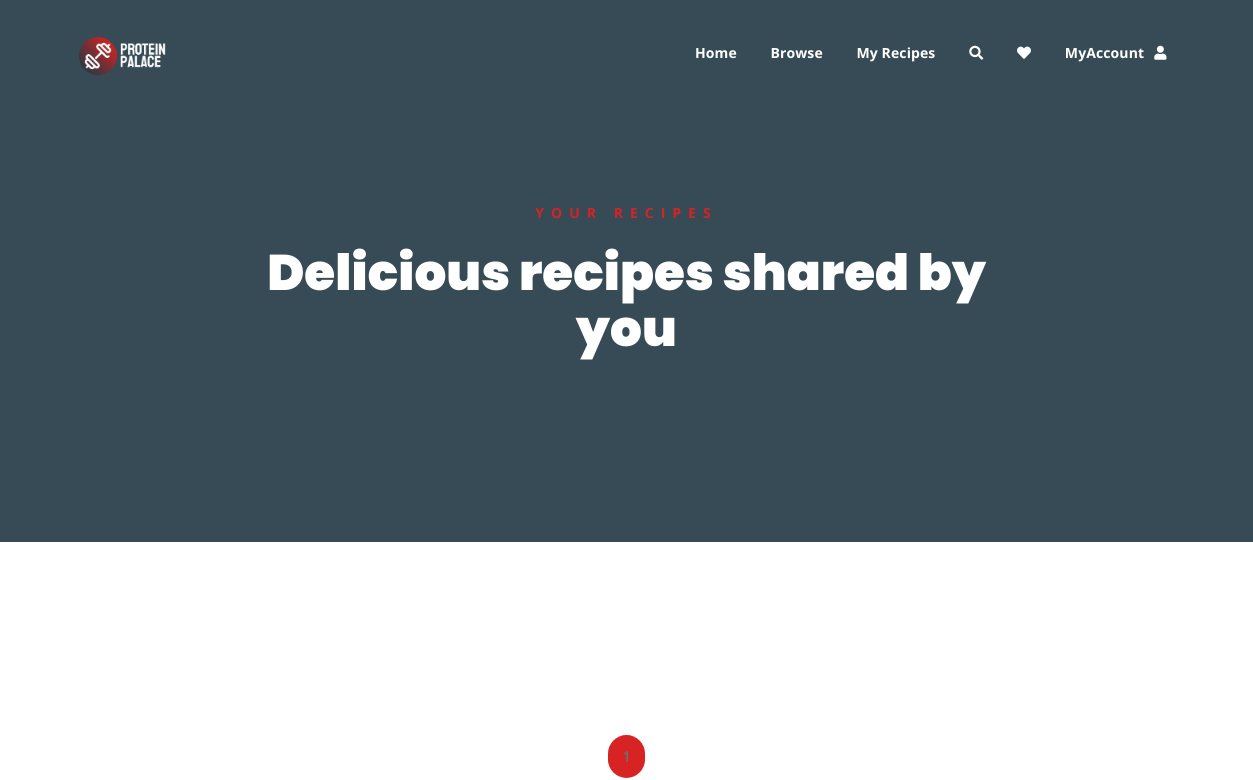
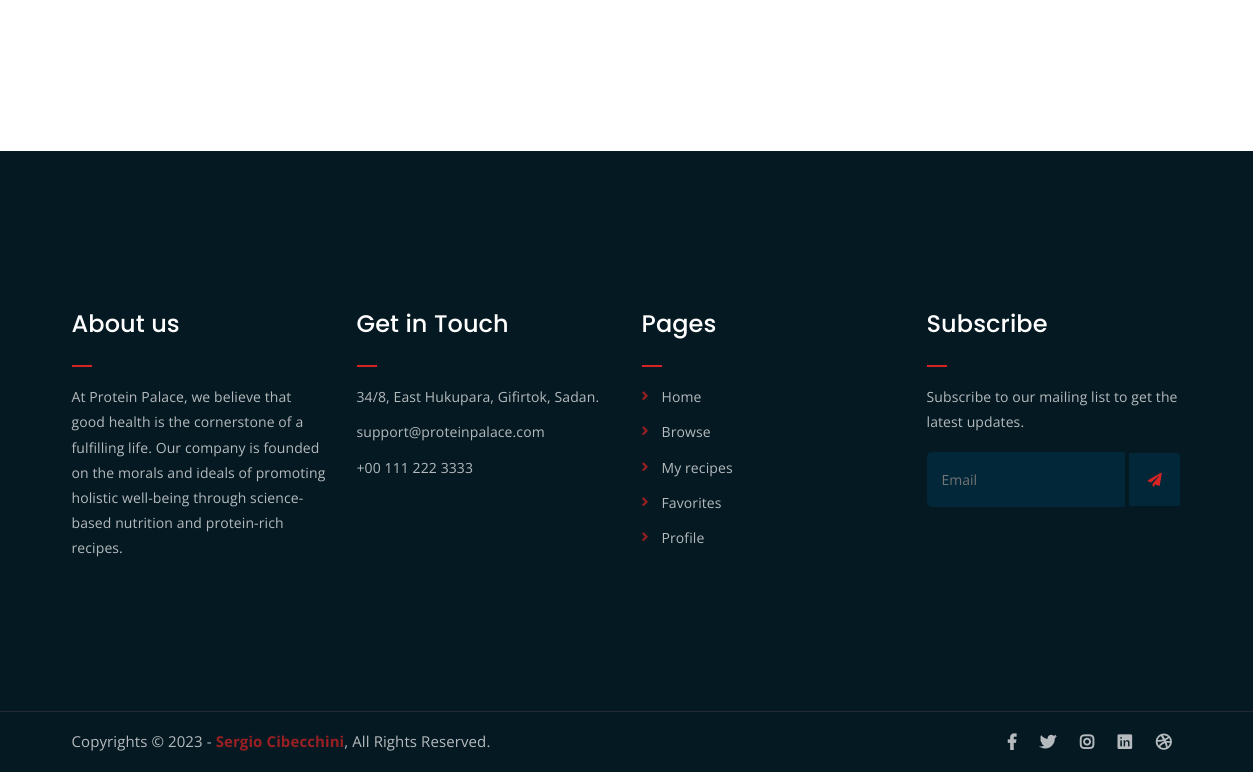
Page /myrecipes/ (signed in) on the earlier database version (2 pictures, top to bottom).
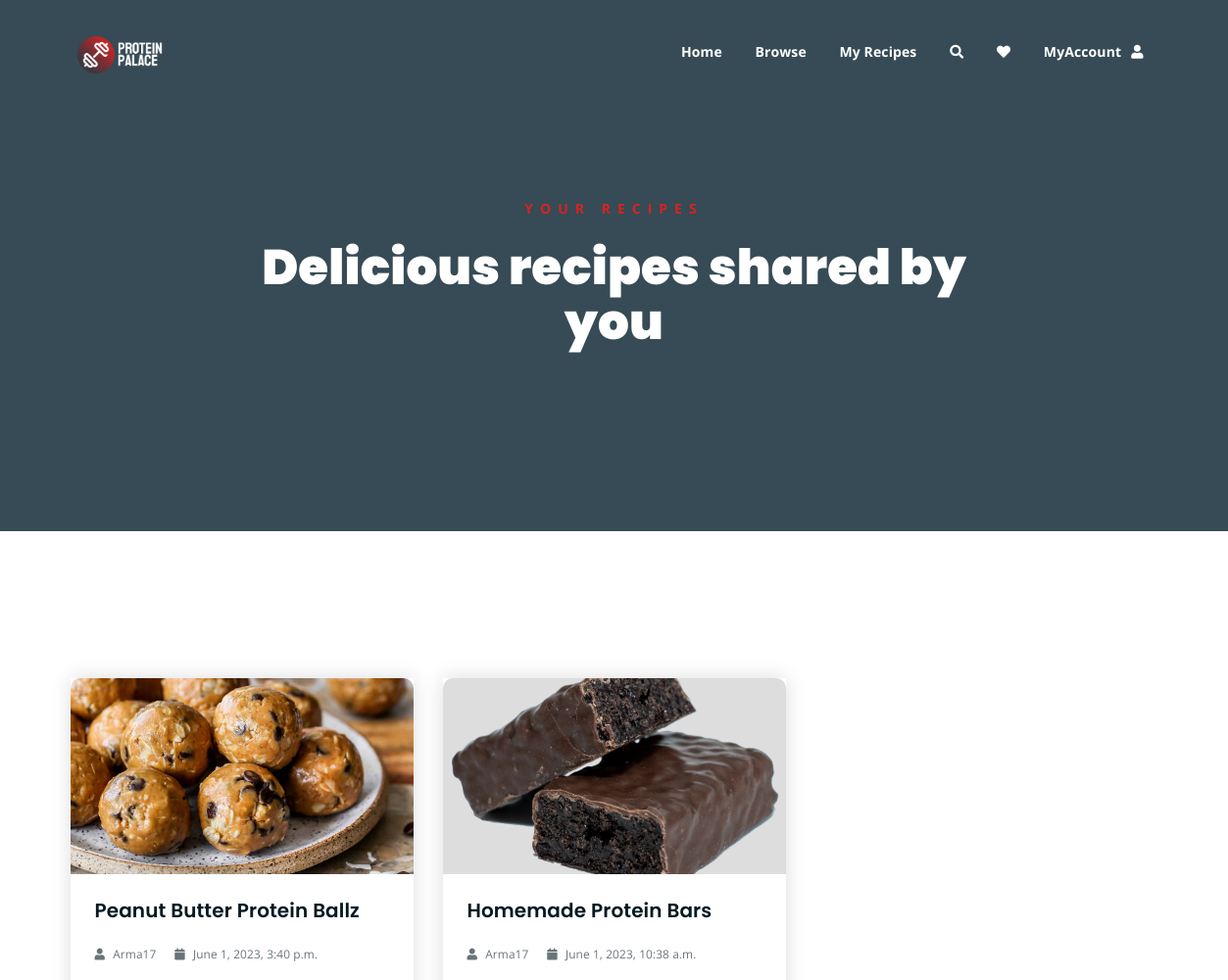
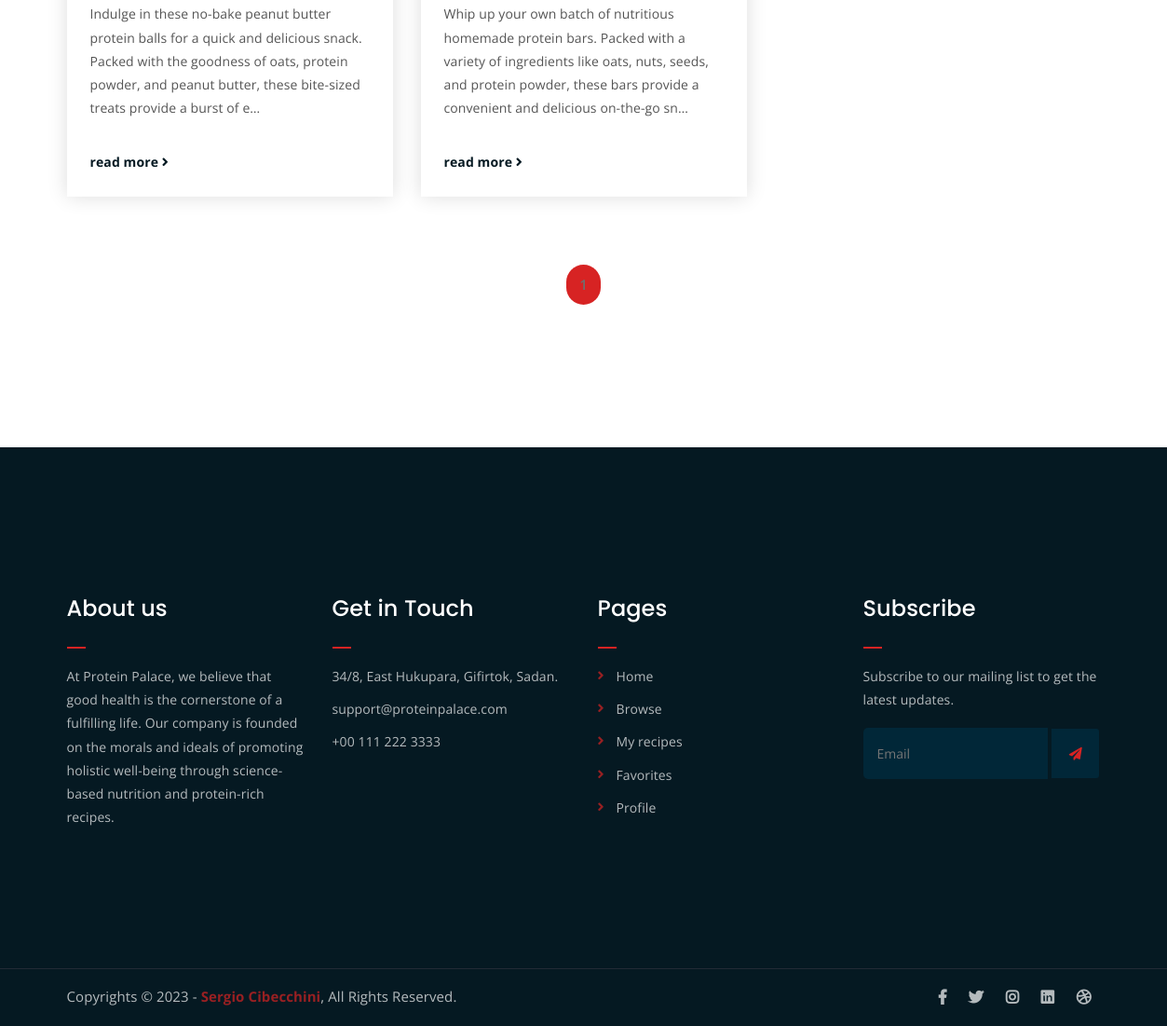
Same page on the later database version (2 pictures, top to bottom).
### ProteinPalaceApp/models.py (models this page shows, shortened)
class Recipe(models.Model):
    user = models.ForeignKey(User, on_delete=models.SET_NULL, null=True)
    name = models.CharField(max_length=255)
    image = models.ImageField(upload_to=recipe_image_filename)
    description = models.TextField()
    category = models.ForeignKey('Category', on_delete=models.CASCADE)
    comments = models.ManyToManyField('Comment', blank=True)
    createdAt = models.DateTimeField(auto_now_add=True)
    updatedAt = models.DateTimeField(auto_now=True)

### ProteinPalaceApp/views.py (the view)
# urls.py: path('myrecipes/', views.myrecipes, name = 'myrecipes'),
@login_required
def myrecipes(request):
    num = int(request.GET.get('num', 1))  # 1 is the default value
    max_recipes_per_page = 3  # Set the maximum number of recipes to display per page
    recipes = Recipe.objects.filter(user=request.user).order_by('-createdAt')
    paginator = Paginator(recipes, max_recipes_per_page)
    page = paginator.get_page(num)
    page_range = paginator.page_range
    max_pages = paginator.num_pages
    myDict = {
        "title": "myrecipes",
        "current_page": "myrecipes",
        "num": num,
        "recipes": page,
        "max_recipes_per_page": max_recipes_per_page,
        "page_range": page_range,
        "max_pages": max_pages,
    }
    return render(request,'myrecipes.html', context = myDict)

### templates/myrecipes.html (shortened to what this page needs)
{% extends "browse.html" %}
{% block breadcrumb-text %}
<p>Your recipes</p>
<h1>Delicious recipes shared by you</h1>
{% endblock %}

### templates/browse.html (shortened to what this page needs)
{% extends "index.html" %}
{% block content %}
<div class="breadcrumb-section breadcrumb-bg">
    <div class="container">
        <div class="row">
            <div class="col-lg-8 offset-lg-2 text-center">
                <div class="breadcrumb-text">
                    {% block breadcrumb-text %}{% endblock %}
                </div>
            </div>
        </div>
    </div>
</div>
{% block data %}
<div class="latest-news mt-150 mb-150">
    <div class="container">
        {% block recipes %}
        <div class="row">
            {% for recipe in recipes %}
            <div class="col-lg-4 col-md-6">
                <div class="single-latest-news">
                    <a href="{% if recipe.pk %} {% url 'recipe-detail' recipe.pk %}{% endif %}">
                        <div class="latest-news-bg" style="background-image: url('{{ recipe.image.url }}');"></div>
                    </a>
                    <div class="news-text-box">
                        <h3><a href="{% if recipe.pk %} {% url 'recipe-detail' recipe.pk %}{% endif %}" >{{ recipe.name }}</a></h3>
                        <p class="blog-meta">
                            <span class="author"><i class="fas fa-user"></i> {{ recipe.user.username }}</span>
                            <span class="date"><i class="fas fa-calendar"></i> {{ recipe.createdAt }}</span>
                        </p>
                        <p class="excerpt">{{ recipe.description|truncatechars:200 }}</p>
                        <a href="{% if recipe.pk %} {% url 'recipe-detail' recipe.pk %}{% endif %}"  class="read-more-btn">read more <i class="fas fa-angle-right"></i></a>
                    </div>
                </div>
            </div>
            {% endfor %}
        </div>
        {% endblock %}
        <div class="row">
            <div class="container">
                <div class="row">
                    <div class="col-lg-12 text-center">
                        <div class="pagination-wrap">
                            <ul>
                                {% for page_num in page_range %}
                                    {% if page_num == num %}
                                        <li><a class="active" href="?num={{ page_num }}">{{ page_num }}</a></li>
                                    {% else %}
                                        <li><a href="?num={{ page_num }}">{{ page_num }}</a></li>
                                    {% endif %}
                                {% endfor %}
                            </ul>
                        </div>
                    </div>
                </div>
            </div>
        </div>
    </div>
</div>
{% endblock %}
{% endblock %}

Differences in the rows shown:
added Recipe: image (picture), name "Peanut Butter Protein Ballz", user.username "Arma17", createdAt "June 1, 2023, 3:40 p.m.", description "Indulge in these no-bake peanut butter protein balls for a quick and delicious snack. Packed with the goodness of oats, protein powder, and peanut butter, these bite-sized treats provide a burst of e…"
now on this page (row edited): Recipe: image (picture), name "Homemade Protein Bars", user.username "Arma17", createdAt "June 1, 2023, 10:38 a.m.", description "Whip up your own batch of nutritious homemade protein bars. Packed with a variety of ingredients like oats, nuts, seeds, and protein powder, these bars provide a convenient and delicious on-the-go sn…"
